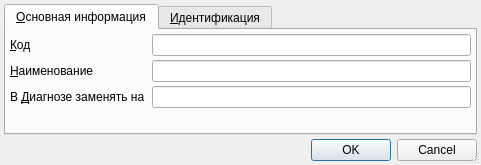
<?xml version="1.0" encoding="UTF-8"?>
<ui version="4.0">
 <class>ItemEditorDialog</class>
 <widget class="QDialog" name="ItemEditorDialog">
  <property name="geometry">
   <rect>
    <x>0</x>
    <y>0</y>
    <width>481</width>
    <height>165</height>
   </rect>
  </property>
  <property name="windowTitle">
   <string>ChangeMe!</string>
  </property>
  <property name="sizeGripEnabled">
   <bool>true</bool>
  </property>
  <layout class="QVBoxLayout" name="verticalLayout">
   <property name="spacing">
    <number>4</number>
   </property>
   <property name="margin">
    <number>4</number>
   </property>
   <item>
    <widget class="QTabWidget" name="tabWidget">
     <property name="currentIndex">
      <number>0</number>
     </property>
     <widget class="QWidget" name="tabMain">
      <attribute name="title">
       <string>&amp;Основная информация</string>
      </attribute>
      <layout class="QGridLayout" name="gridLayout">
       <property name="margin">
        <number>4</number>
       </property>
       <property name="spacing">
        <number>4</number>
       </property>
       <item row="0" column="0">
        <widget class="QLabel" name="lblCode">
         <property name="sizePolicy">
          <sizepolicy hsizetype="Maximum" vsizetype="Preferred">
           <horstretch>0</horstretch>
           <verstretch>0</verstretch>
          </sizepolicy>
         </property>
         <property name="text">
          <string>&amp;Код</string>
         </property>
         <property name="buddy">
          <cstring>edtCode</cstring>
         </property>
        </widget>
       </item>
       <item row="0" column="1">
        <widget class="QLineEdit" name="edtCode"/>
       </item>
       <item row="1" column="0">
        <widget class="QLabel" name="lblName">
         <property name="sizePolicy">
          <sizepolicy hsizetype="Maximum" vsizetype="Preferred">
           <horstretch>0</horstretch>
           <verstretch>0</verstretch>
          </sizepolicy>
         </property>
         <property name="text">
          <string>&amp;Наименование</string>
         </property>
         <property name="buddy">
          <cstring>edtName</cstring>
         </property>
        </widget>
       </item>
       <item row="1" column="1">
        <widget class="QLineEdit" name="edtName"/>
       </item>
       <item row="2" column="0">
        <widget class="QLabel" name="lblReplaceCode">
         <property name="sizePolicy">
          <sizepolicy hsizetype="Maximum" vsizetype="Preferred">
           <horstretch>0</horstretch>
           <verstretch>0</verstretch>
          </sizepolicy>
         </property>
         <property name="text">
          <string>В &amp;Диагнозе заменять на </string>
         </property>
         <property name="buddy">
          <cstring>edtReplaceCode</cstring>
         </property>
        </widget>
       </item>
       <item row="2" column="1">
        <widget class="QLineEdit" name="edtReplaceCode"/>
       </item>
       <item row="3" column="0" colspan="2">
        <spacer>
         <property name="orientation">
          <enum>Qt::Vertical</enum>
         </property>
         <property name="sizeHint" stdset="0">
          <size>
           <width>461</width>
           <height>90</height>
          </size>
         </property>
        </spacer>
       </item>
      </layout>
     </widget>
     <widget class="QWidget" name="tabIdentification">
      <attribute name="title">
       <string>&amp;Идентификация</string>
      </attribute>
      <layout class="QGridLayout" name="gridLayout_2">
       <property name="margin">
        <number>4</number>
       </property>
       <property name="spacing">
        <number>4</number>
       </property>
       <item row="0" column="0">
        <widget class="CInDocTableView" name="tblIdentification"/>
       </item>
      </layout>
     </widget>
    </widget>
   </item>
   <item>
    <widget class="QDialogButtonBox" name="buttonBox">
     <property name="standardButtons">
      <set>QDialogButtonBox::Cancel|QDialogButtonBox::Ok</set>
     </property>
    </widget>
   </item>
  </layout>
 </widget>
 <customwidgets>
  <customwidget>
   <class>CInDocTableView</class>
   <extends>QTableView</extends>
   <header>library/InDocTable.h</header>
  </customwidget>
 </customwidgets>
 <tabstops>
  <tabstop>tabWidget</tabstop>
  <tabstop>edtCode</tabstop>
  <tabstop>edtName</tabstop>
  <tabstop>edtReplaceCode</tabstop>
  <tabstop>tblIdentification</tabstop>
  <tabstop>buttonBox</tabstop>
 </tabstops>
 <resources/>
 <connections>
  <connection>
   <sender>buttonBox</sender>
   <signal>accepted()</signal>
   <receiver>ItemEditorDialog</receiver>
   <slot>accept()</slot>
   <hints>
    <hint type="sourcelabel">
     <x>150</x>
     <y>98</y>
    </hint>
    <hint type="destinationlabel">
     <x>150</x>
     <y>57</y>
    </hint>
   </hints>
  </connection>
  <connection>
   <sender>buttonBox</sender>
   <signal>rejected()</signal>
   <receiver>ItemEditorDialog</receiver>
   <slot>reject()</slot>
   <hints>
    <hint type="sourcelabel">
     <x>150</x>
     <y>98</y>
    </hint>
    <hint type="destinationlabel">
     <x>150</x>
     <y>57</y>
    </hint>
   </hints>
  </connection>
 </connections>
</ui>
